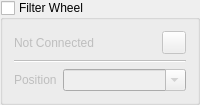
         <widget class="QGroupBox" name="wheel_group">
          <property name="sizePolicy">
           <sizepolicy hsizetype="Preferred" vsizetype="Fixed">
            <horstretch>0</horstretch>
            <verstretch>0</verstretch>
           </sizepolicy>
          </property>
          <property name="title">
           <string>Filter Wheel</string>
          </property>
          <property name="checkable">
           <bool>true</bool>
          </property>
          <property name="checked">
           <bool>false</bool>
          </property>
          <layout class="QFormLayout" name="formLayout">
           <item row="0" column="0" colspan="2">
            <layout class="QHBoxLayout" name="horizontallayout_13">
             <item>
              <widget class="QLabel" name="wheel_name_label">
               <property name="sizePolicy">
                <sizepolicy hsizetype="Ignored" vsizetype="Preferred">
                 <horstretch>0</horstretch>
                 <verstretch>0</verstretch>
                </sizepolicy>
               </property>
               <property name="text">
                <string>Not Connected</string>
               </property>
               <property name="wordWrap">
                <bool>true</bool>
               </property>
              </widget>
             </item>
             <item>
              <widget class="QToolButton" name="wheel_settings_btn">
               <property name="sizePolicy">
                <sizepolicy hsizetype="Fixed" vsizetype="Preferred">
                 <horstretch>0</horstretch>
                 <verstretch>0</verstretch>
                </sizepolicy>
               </property>
               <property name="text">
                <string/>
               </property>
               <property name="icon">
                <iconset resource="resources/res.qrc">
                 <normaloff>:/icons/ic_settings_white_48px.svg</normaloff>:/icons/ic_settings_white_48px.svg</iconset>
               </property>
               <property name="popupMode">
                <enum>QToolButton::InstantPopup</enum>
               </property>
              </widget>
             </item>
            </layout>
           </item>
           <item row="1" column="0" colspan="2">
            <widget class="QFrame" name="wheel_frame">
             <property name="frameShape">
              <enum>QFrame::NoFrame</enum>
             </property>
             <property name="frameShadow">
              <enum>QFrame::Plain</enum>
             </property>
             <property name="lineWidth">
              <number>0</number>
             </property>
             <layout class="QGridLayout" name="gridLayout_3">
              <property name="leftMargin">
               <number>0</number>
              </property>
              <property name="topMargin">
               <number>0</number>
              </property>
              <property name="rightMargin">
               <number>0</number>
              </property>
              <property name="bottomMargin">
               <number>0</number>
              </property>
              <item row="1" column="0">
               <widget class="QLabel" name="position_label">
                <property name="sizePolicy">
                 <sizepolicy hsizetype="Fixed" vsizetype="Preferred">
                  <horstretch>0</horstretch>
                  <verstretch>0</verstretch>
                 </sizepolicy>
                </property>
                <property name="text">
                 <string>Position</string>
                </property>
               </widget>
              </item>
              <item row="1" column="1">
               <widget class="QComboBox" name="position_combobox">
                <property name="sizePolicy">
                 <sizepolicy hsizetype="Minimum" vsizetype="Preferred">
                  <horstretch>0</horstretch>
                  <verstretch>0</verstretch>
                 </sizepolicy>
                </property>
                <property name="focusPolicy">
                 <enum>Qt::StrongFocus</enum>
                </property>
                <property name="editable">
                 <bool>true</bool>
                </property>
                <property name="insertPolicy">
                 <enum>QComboBox::NoInsert</enum>
                </property>
               </widget>
              </item>
              <item row="0" column="0" colspan="2">
               <widget class="Line" name="line_6">
                <property name="orientation">
                 <enum>Qt::Horizontal</enum>
                </property>
               </widget>
              </item>
             </layout>
            </widget>
           </item>
          </layout>
         </widget>
